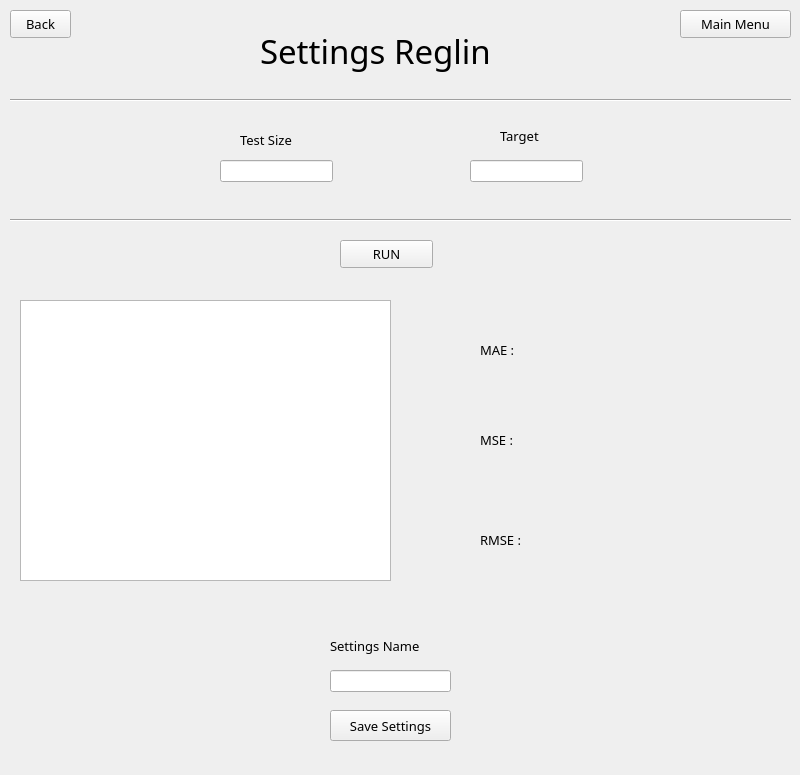
<?xml version="1.0" encoding="UTF-8"?>
<ui version="4.0">
 <class>MainWindow</class>
 <widget class="QMainWindow" name="MainWindow">
  <property name="geometry">
   <rect>
    <x>0</x>
    <y>0</y>
    <width>800</width>
    <height>775</height>
   </rect>
  </property>
  <property name="font">
   <font>
    <family>Book Antiqua</family>
    <pointsize>10</pointsize>
   </font>
  </property>
  <property name="windowTitle">
   <string>MainWindow</string>
  </property>
  <widget class="QWidget" name="centralwidget">
   <widget class="QLabel" name="label">
    <property name="geometry">
     <rect>
      <x>260</x>
      <y>20</y>
      <width>301</width>
      <height>61</height>
     </rect>
    </property>
    <property name="font">
     <font>
      <pointsize>25</pointsize>
     </font>
    </property>
    <property name="text">
     <string>Settings Reglin</string>
    </property>
   </widget>
   <widget class="QLineEdit" name="y_">
    <property name="geometry">
     <rect>
      <x>470</x>
      <y>160</y>
      <width>113</width>
      <height>22</height>
     </rect>
    </property>
   </widget>
   <widget class="QLabel" name="label_3">
    <property name="geometry">
     <rect>
      <x>500</x>
      <y>120</y>
      <width>61</width>
      <height>31</height>
     </rect>
    </property>
    <property name="text">
     <string>Target</string>
    </property>
   </widget>
   <widget class="QLabel" name="label_6">
    <property name="geometry">
     <rect>
      <x>240</x>
      <y>130</y>
      <width>81</width>
      <height>20</height>
     </rect>
    </property>
    <property name="font">
     <font>
      <pointsize>10</pointsize>
     </font>
    </property>
    <property name="text">
     <string>Test Size</string>
    </property>
   </widget>
   <widget class="QLineEdit" name="test_size_">
    <property name="geometry">
     <rect>
      <x>220</x>
      <y>160</y>
      <width>113</width>
      <height>22</height>
     </rect>
    </property>
   </widget>
   <widget class="Line" name="line">
    <property name="geometry">
     <rect>
      <x>10</x>
      <y>90</y>
      <width>781</width>
      <height>20</height>
     </rect>
    </property>
    <property name="orientation">
     <enum>Qt::Horizontal</enum>
    </property>
   </widget>
   <widget class="Line" name="line_2">
    <property name="geometry">
     <rect>
      <x>10</x>
      <y>210</y>
      <width>781</width>
      <height>20</height>
     </rect>
    </property>
    <property name="orientation">
     <enum>Qt::Horizontal</enum>
    </property>
   </widget>
   <widget class="QPushButton" name="run">
    <property name="geometry">
     <rect>
      <x>340</x>
      <y>240</y>
      <width>93</width>
      <height>28</height>
     </rect>
    </property>
    <property name="text">
     <string>RUN</string>
    </property>
   </widget>
   <widget class="QTableView" name="coeff_view">
    <property name="geometry">
     <rect>
      <x>20</x>
      <y>300</y>
      <width>371</width>
      <height>281</height>
     </rect>
    </property>
   </widget>
   <widget class="QLabel" name="mae_view">
    <property name="geometry">
     <rect>
      <x>570</x>
      <y>320</y>
      <width>161</width>
      <height>61</height>
     </rect>
    </property>
    <property name="text">
     <string/>
    </property>
   </widget>
   <widget class="QLabel" name="mse_view">
    <property name="geometry">
     <rect>
      <x>570</x>
      <y>410</y>
      <width>161</width>
      <height>61</height>
     </rect>
    </property>
    <property name="text">
     <string/>
    </property>
   </widget>
   <widget class="QLabel" name="rmse_view">
    <property name="geometry">
     <rect>
      <x>570</x>
      <y>510</y>
      <width>161</width>
      <height>61</height>
     </rect>
    </property>
    <property name="text">
     <string/>
    </property>
   </widget>
   <widget class="QLabel" name="mae">
    <property name="geometry">
     <rect>
      <x>480</x>
      <y>340</y>
      <width>61</width>
      <height>20</height>
     </rect>
    </property>
    <property name="font">
     <font>
      <pointsize>10</pointsize>
     </font>
    </property>
    <property name="text">
     <string>MAE :</string>
    </property>
   </widget>
   <widget class="QLabel" name="mse">
    <property name="geometry">
     <rect>
      <x>480</x>
      <y>430</y>
      <width>61</width>
      <height>20</height>
     </rect>
    </property>
    <property name="font">
     <font>
      <pointsize>10</pointsize>
     </font>
    </property>
    <property name="text">
     <string>MSE :</string>
    </property>
   </widget>
   <widget class="QLabel" name="rmse">
    <property name="geometry">
     <rect>
      <x>480</x>
      <y>530</y>
      <width>61</width>
      <height>20</height>
     </rect>
    </property>
    <property name="font">
     <font>
      <pointsize>10</pointsize>
     </font>
    </property>
    <property name="text">
     <string>RMSE :</string>
    </property>
   </widget>
   <widget class="QLineEdit" name="settings_name">
    <property name="geometry">
     <rect>
      <x>330</x>
      <y>670</y>
      <width>121</width>
      <height>22</height>
     </rect>
    </property>
   </widget>
   <widget class="QPushButton" name="save_settings">
    <property name="geometry">
     <rect>
      <x>330</x>
      <y>710</y>
      <width>121</width>
      <height>31</height>
     </rect>
    </property>
    <property name="text">
     <string>Save Settings</string>
    </property>
   </widget>
   <widget class="QLabel" name="label_2">
    <property name="geometry">
     <rect>
      <x>330</x>
      <y>630</y>
      <width>131</width>
      <height>31</height>
     </rect>
    </property>
    <property name="text">
     <string>Settings Name</string>
    </property>
   </widget>
   <widget class="QPushButton" name="back">
    <property name="geometry">
     <rect>
      <x>10</x>
      <y>10</y>
      <width>61</width>
      <height>28</height>
     </rect>
    </property>
    <property name="text">
     <string>Back</string>
    </property>
   </widget>
   <widget class="QPushButton" name="main_menu">
    <property name="geometry">
     <rect>
      <x>680</x>
      <y>10</y>
      <width>111</width>
      <height>28</height>
     </rect>
    </property>
    <property name="text">
     <string>Main Menu</string>
    </property>
   </widget>
  </widget>
 </widget>
 <resources/>
 <connections/>
</ui>
